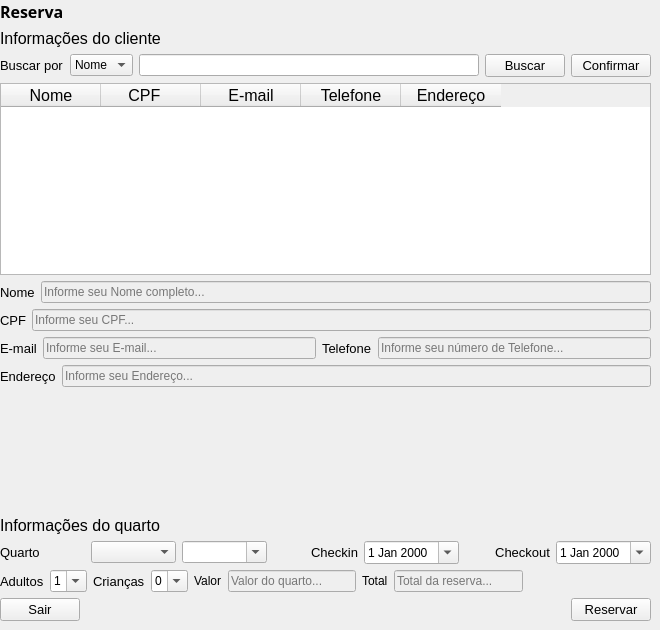
     <widget class="QWidget" name="page_10">
      <widget class="QWidget" name="verticalLayoutWidget_16">
       <property name="geometry">
        <rect>
         <x>0</x>
         <y>0</y>
         <width>651</width>
         <height>621</height>
        </rect>
       </property>
       <layout class="QVBoxLayout" name="verticalLayout_29">
        <item>
         <widget class="QLabel" name="label_89">
          <property name="font">
           <font>
            <family>Montserrat SemiBold</family>
            <pointsize>12</pointsize>
            <weight>75</weight>
            <italic>false</italic>
            <bold>true</bold>
           </font>
          </property>
          <property name="text">
           <string>Reserva</string>
          </property>
         </widget>
        </item>
        <item>
         <widget class="QLabel" name="label_96">
          <property name="font">
           <font>
            <family>MS Shell Dlg 2</family>
            <pointsize>12</pointsize>
            <weight>50</weight>
            <italic>false</italic>
            <bold>false</bold>
           </font>
          </property>
          <property name="text">
           <string>Informações do cliente</string>
          </property>
         </widget>
        </item>
        <item>
         <layout class="QHBoxLayout" name="horizontalLayout_38">
          <item>
           <widget class="QLabel" name="label_90">
            <property name="font">
             <font>
              <pointsize>10</pointsize>
             </font>
            </property>
            <property name="text">
             <string>Buscar por</string>
            </property>
           </widget>
          </item>
          <item>
           <widget class="QComboBox" name="comboBox_filtro">
            <item>
             <property name="text">
              <string>Nome</string>
             </property>
            </item>
            <item>
             <property name="text">
              <string>CPF</string>
             </property>
            </item>
           </widget>
          </item>
          <item>
           <widget class="QLineEdit" name="lineEdit_filtro"/>
          </item>
          <item>
           <widget class="QPushButton" name="pushButton_buscar">
            <property name="font">
             <font>
              <pointsize>10</pointsize>
             </font>
            </property>
            <property name="text">
             <string>Buscar</string>
            </property>
           </widget>
          </item>
          <item>
           <widget class="QPushButton" name="bttn_confirm">
            <property name="font">
             <font>
              <pointsize>10</pointsize>
             </font>
            </property>
            <property name="text">
             <string>Confirmar</string>
            </property>
           </widget>
          </item>
         </layout>
        </item>
        <item>
         <widget class="QTableWidget" name="tableWidget_6">
          <property name="font">
           <font>
            <family>MS Shell Dlg 2</family>
            <pointsize>12</pointsize>
            <weight>50</weight>
            <bold>false</bold>
           </font>
          </property>
          <column>
           <property name="text">
            <string>Nome</string>
           </property>
          </column>
          <column>
           <property name="text">
            <string>CPF   </string>
           </property>
          </column>
          <column>
           <property name="text">
            <string>E-mail</string>
           </property>
          </column>
          <column>
           <property name="text">
            <string>Telefone</string>
           </property>
          </column>
          <column>
           <property name="text">
            <string>Endereço</string>
           </property>
          </column>
         </widget>
        </item>
        <item>
         <layout class="QHBoxLayout" name="horizontalLayout_39">
          <item>
           <widget class="QLabel" name="label_name_3">
            <property name="font">
             <font>
              <family>MS Shell Dlg 2</family>
              <pointsize>10</pointsize>
              <weight>50</weight>
              <italic>false</italic>
              <bold>false</bold>
             </font>
            </property>
            <property name="text">
             <string>Nome</string>
            </property>
           </widget>
          </item>
          <item>
           <widget class="QLineEdit" name="lineEdit_name_3">
            <property name="enabled">
             <bool>false</bool>
            </property>
            <property name="placeholderText">
             <string>Informe seu Nome completo...</string>
            </property>
           </widget>
          </item>
         </layout>
        </item>
        <item>
         <layout class="QHBoxLayout" name="horizontalLayout_40">
          <item>
           <widget class="QLabel" name="label_user_7">
            <property name="font">
             <font>
              <family>MS Shell Dlg 2</family>
              <pointsize>10</pointsize>
              <weight>50</weight>
              <italic>false</italic>
              <bold>false</bold>
             </font>
            </property>
            <property name="text">
             <string>CPF</string>
            </property>
           </widget>
          </item>
          <item>
           <widget class="QLineEdit" name="lineEdit_cpf_2">
            <property name="enabled">
             <bool>false</bool>
            </property>
            <property name="placeholderText">
             <string>Informe seu CPF...</string>
            </property>
           </widget>
          </item>
         </layout>
        </item>
        <item>
         <layout class="QHBoxLayout" name="horizontalLayout_41">
          <item>
           <widget class="QLabel" name="label_email_3">
            <property name="font">
             <font>
              <family>MS Shell Dlg 2</family>
              <pointsize>10</pointsize>
              <weight>50</weight>
              <italic>false</italic>
              <bold>false</bold>
             </font>
            </property>
            <property name="text">
             <string>E-mail</string>
            </property>
           </widget>
          </item>
          <item>
           <widget class="QLineEdit" name="lineEdit_email_3">
            <property name="enabled">
             <bool>false</bool>
            </property>
            <property name="placeholderText">
             <string>Informe seu E-mail...</string>
            </property>
           </widget>
          </item>
          <item>
           <widget class="QLabel" name="label_user_8">
            <property name="font">
             <font>
              <family>MS Shell Dlg 2</family>
              <pointsize>10</pointsize>
              <weight>50</weight>
              <italic>false</italic>
              <bold>false</bold>
             </font>
            </property>
            <property name="text">
             <string>Telefone</string>
            </property>
           </widget>
          </item>
          <item>
           <widget class="QLineEdit" name="lineEdit_phone_2">
            <property name="enabled">
             <bool>false</bool>
            </property>
            <property name="placeholderText">
             <string>Informe seu número de Telefone...</string>
            </property>
           </widget>
          </item>
         </layout>
        </item>
        <item>
         <layout class="QHBoxLayout" name="horizontalLayout_42">
          <item>
           <widget class="QLabel" name="label_user_9">
            <property name="font">
             <font>
              <family>MS Shell Dlg 2</family>
              <pointsize>10</pointsize>
              <weight>50</weight>
              <italic>false</italic>
              <bold>false</bold>
             </font>
            </property>
            <property name="text">
             <string>Endereço</string>
            </property>
           </widget>
          </item>
          <item>
           <widget class="QLineEdit" name="lineEdit_endereco_2">
            <property name="enabled">
             <bool>false</bool>
            </property>
            <property name="placeholderText">
             <string>Informe seu Endereço...</string>
            </property>
           </widget>
          </item>
         </layout>
        </item>
        <item>
         <spacer name="verticalSpacer_24">
          <property name="orientation">
           <enum>Qt::Vertical</enum>
          </property>
          <property name="sizeHint" stdset="0">
           <size>
            <width>20</width>
            <height>40</height>
           </size>
          </property>
         </spacer>
        </item>
        <item>
         <widget class="QLabel" name="label_97">
          <property name="font">
           <font>
            <family>MS Shell Dlg 2</family>
            <pointsize>12</pointsize>
            <weight>50</weight>
            <italic>false</italic>
            <bold>false</bold>
           </font>
          </property>
          <property name="text">
           <string>Informações do quarto</string>
          </property>
         </widget>
        </item>
        <item>
         <layout class="QHBoxLayout" name="horizontalLayout_43">
          <item>
           <widget class="QLabel" name="label_93">
            <property name="font">
             <font>
              <pointsize>10</pointsize>
             </font>
            </property>
            <property name="layoutDirection">
             <enum>Qt::LeftToRight</enum>
            </property>
            <property name="text">
             <string>Quarto</string>
            </property>
           </widget>
          </item>
          <item>
           <widget class="QComboBox" name="comboBox_numero"/>
          </item>
          <item>
           <widget class="QComboBox" name="comboBox_tipo">
            <property name="layoutDirection">
             <enum>Qt::LeftToRight</enum>
            </property>
            <property name="editable">
             <bool>true</bool>
            </property>
           </widget>
          </item>
          <item>
           <widget class="QLabel" name="label_91">
            <property name="font">
             <font>
              <pointsize>10</pointsize>
             </font>
            </property>
            <property name="text">
             <string>&lt;html&gt;&lt;head/&gt;&lt;body&gt;&lt;p align=&quot;right&quot;&gt;Checkin&lt;/p&gt;&lt;/body&gt;&lt;/html&gt;</string>
            </property>
           </widget>
          </item>
          <item>
           <widget class="QDateEdit" name="dateEdit_checkin">
            <property name="enabled">
             <bool>true</bool>
            </property>
            <property name="calendarPopup">
             <bool>true</bool>
            </property>
           </widget>
          </item>
          <item>
           <widget class="QLabel" name="label_92">
            <property name="font">
             <font>
              <pointsize>10</pointsize>
             </font>
            </property>
            <property name="text">
             <string>&lt;html&gt;&lt;head/&gt;&lt;body&gt;&lt;p align=&quot;right&quot;&gt;Checkout&lt;/p&gt;&lt;/body&gt;&lt;/html&gt;</string>
            </property>
           </widget>
          </item>
          <item>
           <widget class="QDateEdit" name="dateEdit_checkout">
            <property name="enabled">
             <bool>true</bool>
            </property>
            <property name="calendarPopup">
             <bool>true</bool>
            </property>
           </widget>
          </item>
         </layout>
        </item>
        <item>
         <layout class="QHBoxLayout" name="horizontalLayout_44">
          <item>
           <widget class="QLabel" name="label_94">
            <property name="font">
             <font>
              <pointsize>10</pointsize>
             </font>
            </property>
            <property name="layoutDirection">
             <enum>Qt::LeftToRight</enum>
            </property>
            <property name="text">
             <string>Adultos</string>
            </property>
           </widget>
          </item>
          <item>
           <widget class="QComboBox" name="comboBox_13">
            <property name="layoutDirection">
             <enum>Qt::LeftToRight</enum>
            </property>
            <property name="editable">
             <bool>true</bool>
            </property>
            <item>
             <property name="text">
              <string>1</string>
             </property>
            </item>
            <item>
             <property name="text">
              <string>2</string>
             </property>
            </item>
            <item>
             <property name="text">
              <string>3</string>
             </property>
            </item>
            <item>
             <property name="text">
              <string>4</string>
             </property>
            </item>
           </widget>
          </item>
          <item>
           <widget class="QLabel" name="label_95">
            <property name="font">
             <font>
              <pointsize>10</pointsize>
             </font>
            </property>
            <property name="layoutDirection">
             <enum>Qt::LeftToRight</enum>
            </property>
            <property name="text">
             <string>Crianças</string>
            </property>
           </widget>
          </item>
          <item>
           <widget class="QComboBox" name="comboBox_14">
            <property name="layoutDirection">
             <enum>Qt::LeftToRight</enum>
            </property>
            <property name="editable">
             <bool>true</bool>
            </property>
            <item>
             <property name="text">
              <string>0</string>
             </property>
            </item>
            <item>
             <property name="text">
              <string>1</string>
             </property>
            </item>
            <item>
             <property name="text">
              <string>2</string>
             </property>
            </item>
            <item>
             <property name="text">
              <string>3</string>
             </property>
            </item>
            <item>
             <property name="text">
              <string>4</string>
             </property>
            </item>
           </widget>
          </item>
          <item>
           <widget class="QLabel" name="label_5">
            <property name="text">
             <string>Valor</string>
            </property>
           </widget>
          </item>
          <item>
           <widget class="QLineEdit" name="lineEdit_valor">
            <property name="enabled">
             <bool>false</bool>
            </property>
            <property name="placeholderText">
             <string>Valor do quarto...</string>
            </property>
           </widget>
          </item>
          <item>
           <widget class="QLabel" name="label_6">
            <property name="text">
             <string>Total</string>
            </property>
           </widget>
          </item>
          <item>
           <widget class="QLineEdit" name="lineEdit_total">
            <property name="enabled">
             <bool>false</bool>
            </property>
            <property name="placeholderText">
             <string>Total da reserva...</string>
            </property>
           </widget>
          </item>
          <item>
           <spacer name="horizontalSpacer_9">
            <property name="orientation">
             <enum>Qt::Horizontal</enum>
            </property>
            <property name="sizeHint" stdset="0">
             <size>
              <width>40</width>
              <height>20</height>
             </size>
            </property>
           </spacer>
          </item>
         </layout>
        </item>
        <item>
         <layout class="QHBoxLayout" name="horizontalLayout_45">
          <item>
           <widget class="QPushButton" name="bttn_close">
            <property name="font">
             <font>
              <pointsize>10</pointsize>
             </font>
            </property>
            <property name="text">
             <string>Sair</string>
            </property>
           </widget>
          </item>
          <item>
           <spacer name="horizontalSpacer_12">
            <property name="orientation">
             <enum>Qt::Horizontal</enum>
            </property>
            <property name="sizeHint" stdset="0">
             <size>
              <width>40</width>
              <height>20</height>
             </size>
            </property>
           </spacer>
          </item>
          <item>
           <widget class="QPushButton" name="bttn_reservar">
            <property name="font">
             <font>
              <pointsize>10</pointsize>
             </font>
            </property>
            <property name="text">
             <string>Reservar</string>
            </property>
           </widget>
          </item>
         </layout>
        </item>
       </layout>
      </widget>
     </widget>
